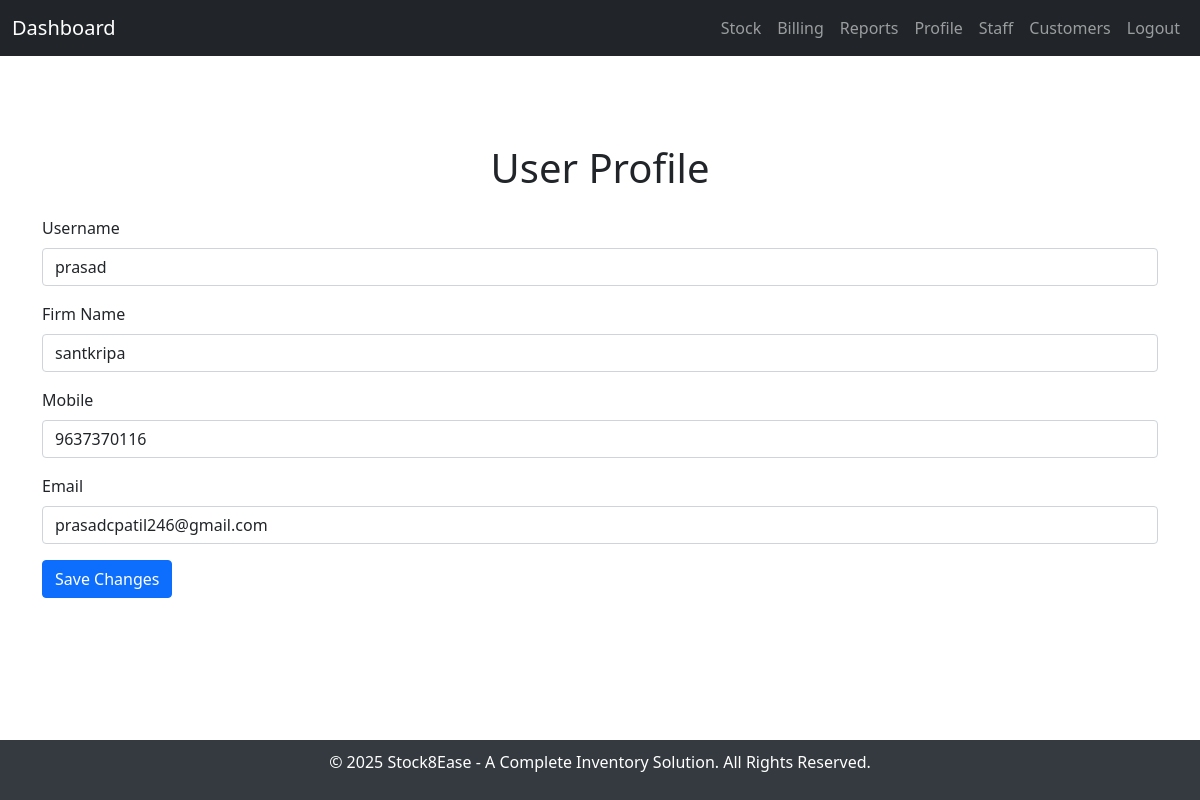
Screenshot of /account/edit/1 with the database file from the repository.
### services/account_service.py (models this page shows, shortened)
class Account(db.Model):
    id = db.Column(db.Integer, primary_key=True)
    user_name = db.Column(db.String(120), nullable=False, unique=True)
    firm_name = db.Column(db.String(120), nullable=False, unique=True)
    email = db.Column(db.String(120), nullable=False, unique=True)
    mobile = db.Column(db.String(120), nullable=False, unique=True)
    password = db.Column(db.String(120), nullable=False)

### services/account_service.py (the view, shortened to what this page needs)
@account_bp.route('/edit/<int:id>', methods=['GET', 'POST'])
def edit_account(id):
    user = Account.query.get_or_404(id)
    return render_template('edit_account.html', user=user)

### templates/edit_account.html (shortened to what this page needs)
{% extends "base.html" %} {% block content %}
<div class="container mt-5">
  <h1 class="text-center">User Profile</h1>
  <form
    method="POST"
    action="{{ url_for('account.edit_account', id=user.id) }}"
    class="mt-4"
  >
    <div class="mb-3">
      <label for="username" class="form-label">Username</label>
      <input
        type="text"
        class="form-control"
        id="username"
        name="username"
        value="{{ user.user_name }}"
        required
      />
    </div>
    <div class="mb-3">
      <label for="firm_name" class="form-label">Firm Name</label>
      <input
        type="text"
        class="form-control"
        id="firm_name"
        name="firm_name"
        value="{{ user.firm_name }}"
        required
      />
    </div>
    <div class="mb-3">
      <label for="mobile" class="form-label">Mobile</label>
      <input
        type="text"
        class="form-control"
        id="mobile"
        name="mobile"
        value="{{ user.mobile }}"
        required
      />
    </div>
    <div class="mb-3">
      <label for="email" class="form-label">Email</label>
      <input
        type="email"
        class="form-control"
        id="email"
        name="email"
        value="{{ user.email }}"
        required
      />
    </div>
    <button type="submit" class="btn btn-primary">Save Changes</button>
  </form>
</div>
{% endblock %}

### templates/base.html (style rules this page uses)
html, body { height: 100%; margin: 0; padding: 0; }

### rows the page displays
Account: username "prasad", firm_name "santkripa", mobile "9637370116", email "prasadcpatil246@gmail.com"
